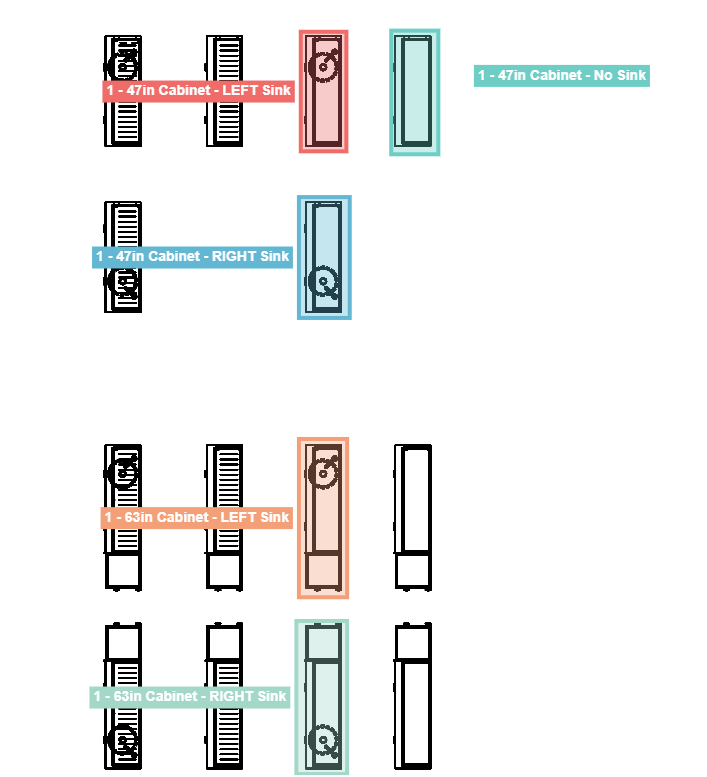
#> input picture training-data/legend-cabinets.png, 707 x 777 px
$ python detect_rooms.py training-data/legend-cabinets.png
#> lines starting #> are read from the running program, lines starting #| are printed output that depends on the picture
#!/usr/bin/env python3
"""Detect room number labels via OCR — returns label positions."""

import sys, json, re, cv2, numpy as np, pytesseract

def detect_rooms(image_path):
#> called with image_path = 'training-data/legend-cabinets.png'
    img = cv2.imread(image_path)
#> img is the input picture: shape (777, 707, 3); mean B, G, R 237.4, 238, 237.7
    if img is None:
        return []
    h, w = img.shape[:2]
#> h = 777; w = 707
    gray = cv2.cvtColor(img, cv2.COLOR_BGR2GRAY)
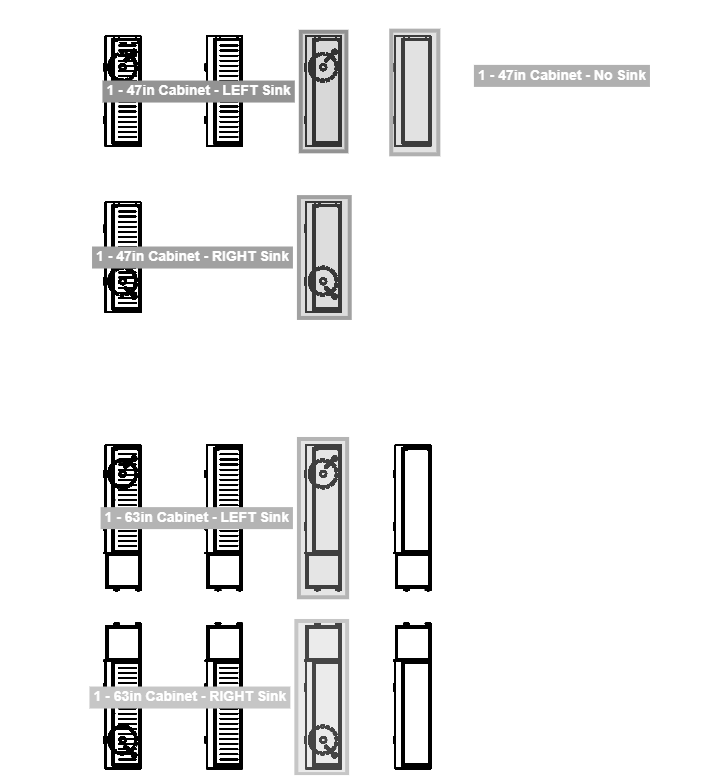
#> gray: shape (777, 707); min 0, max 255, mean 237.8

#> (the run stopped early here; a loop or call above may not have finished)
